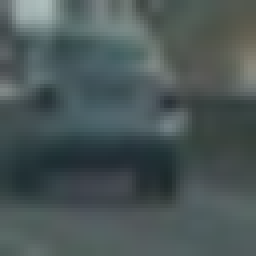
#> input picture data/vehicles/GTI_Far/image0024.png, 64 x 64 px (shown 4 times larger); its folder holds only this picture in this run
$ jupyter execute --allow-errors Vehicle_Detection.ipynb   (shell and % lines are left out)   (older library calls are emulated)
#> lines starting #> are read from the running program, lines starting #| are printed output that depends on the picture
#> further down, img is the input picture: shape (64, 64, 3); mean B, G, R 87, 86.8, 74.4
### Lanes.py
import numpy as np
import cv2

# [259 lines left out: functions sobelx, thresh_white, thresh_hlS, thresh_yellow, thresh_green, transform and 5 more, not called in this run]


class State():

    def __init__(self):
        self.frame = 0
        self.found = [False, False]
        self.last_left_fits = [None]
        self.last_right_fits = [None]
        self.lanePoly = None

last_lanes_limit = 5
debug = False

#final Pipeline
# [172 lines left out: function pipeline, not called in this run]


### Vehicle_Detection.ipynb
# Vehicle Detection

### Imports

[cell 1]
import cv2
import numpy as np
import matplotlib.pyplot as plt
import glob


from skimage.feature import hog
from sklearn.preprocessing import StandardScaler
from sklearn.model_selection import train_test_split
from sklearn import svm
from scipy.ndimage.measurements import label

## Classifier

### Helper Functions

[cell 2]
# Define a function to compute color histogram features
def color_hist(img, nbins=32, bins_range=(0, 256)):
    # Compute the histogram of the color channels separately
    hist_features = np.histogram(img, bins=nbins, range=bins_range)
    #channel2_hist = np.histogram(img[:,:,1], bins=nbins, range=bins_range)
    #channel3_hist = np.histogram(img[:,:,2], bins=nbins, range=bins_range)
    # Concatenate the histograms into a single feature vector
    #hist_features = np.concatenate((channel1_hist[0], channel2_hist[0], channel3_hist[0]))
    # Return the individual histograms, bin_centers and feature vector
    return hist_features[0]


# Define a function to compute binned color features
def bin_spatial(img, size=(32, 32)):
    # Use cv2.resize().ravel() to create the feature vector
    features = cv2.resize(img, size).ravel()
    # Return the feature vector
    return features


# Define a function to return HOG features and visualization
def get_hog_features(img, orient = 9, pix_per_cell = 8, cell_per_block = 2, feature_vec=True):

    return hog(img, orientations=orient, pixels_per_cell=(pix_per_cell, pix_per_cell),
               cells_per_block=(cell_per_block, cell_per_block), visualise=False, feature_vector=feature_vec,
               block_norm="L2-Hys")


def calculateFeatures(img):

    features = []
    b, g, r = cv2.split(img)
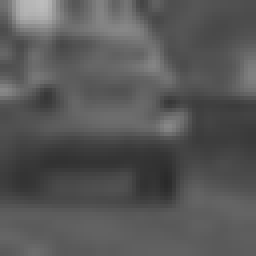
#> b: shape (64, 64) (shown 4 times larger); min 42, max 189, mean 87
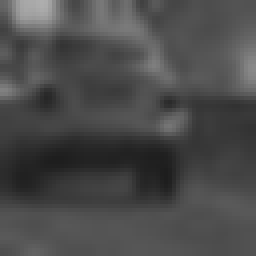
#> r: shape (64, 64) (shown 4 times larger); min 29, max 174, mean 74.4
    h, l, s = cv2.split(cv2.cvtColor(img, cv2.COLOR_BGR2HLS))
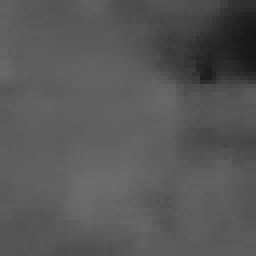
#> h: shape (64, 64) (shown 4 times larger); min 23, max 109, mean 86.9
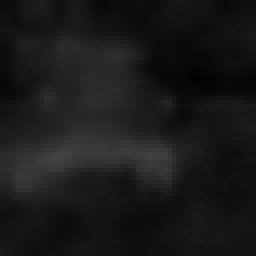
#> s: shape (64, 64) (shown 4 times larger); min 1, max 68, mean 25.2
    y, cr, cb = cv2.split(cv2.cvtColor(img, cv2.COLOR_BGR2YCrCb))
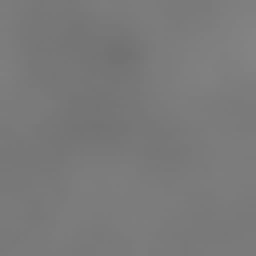
#> cr: shape (64, 64) (shown 4 times larger); min 114, max 131, mean 121.8

    features.append(bin_spatial(img))
#> in bin_spatial, `features = cv2.resize(img, size).ravel()`: features = 3072 values, max 189 at index 16, min 30 at index 2078, mean 82.92

    features.append(color_hist(h))
    #features.append(color_hist(s))
    #features.append(color_hist(y))
    features.append(color_hist(cr))
    features.append(color_hist(cb))

    #features.append(get_hog_features(h))
    features.append(get_hog_features(s))
    features.append(get_hog_features(y))
    #features.append(get_hog_features(b))
    #features.append(get_hog_features(g))
    #features.append(get_hog_features(r))

    return np.concatenate(features)

### Create Classifier

[cell 3]
vehicles = glob.glob('data/vehicles/*/*.png')
non_vehicles = glob.glob('data/non-vehicles/*/*.png')

car_features = []
non_car_features = []
for car in vehicles:
    img = cv2.imread(car)
    car_features.append(calculateFeatures(img))
#> pass 2 of the loop `for car in vehicles:`:
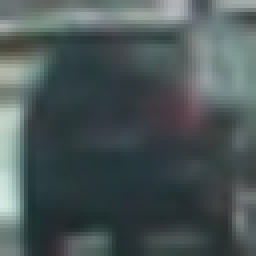
#> input picture data/vehicles/GTI_Left/image0023.png, 64 x 64 px (shown 4 times larger)
#> img is the input picture: shape (64, 64, 3); mean B, G, R 87.1, 86.5, 75
#> in calculateFeatures (call 2), `h, l, s = cv2.split(cv2.cvtColor(img, cv2.COLOR_BGR2HLS))`:
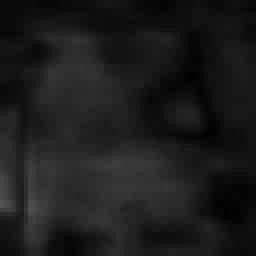
#> s: shape (64, 64) (shown 4 times larger); min 2, max 85, mean 27.9
#> in calculateFeatures (call 2), `y, cr, cb = cv2.split(cv2.cvtColor(img, cv2.COLOR_BGR2YCrCb))`:
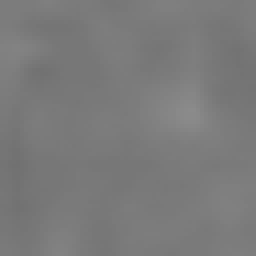
#> cr: shape (64, 64) (shown 4 times larger); min 113, max 139, mean 122.2
for nocar in non_vehicles:
    img = cv2.imread(nocar)
    non_car_features.append(calculateFeatures(img))

# Create an array stack of feature vectors
#> (the rest of this cell did not finish here and is left out)
